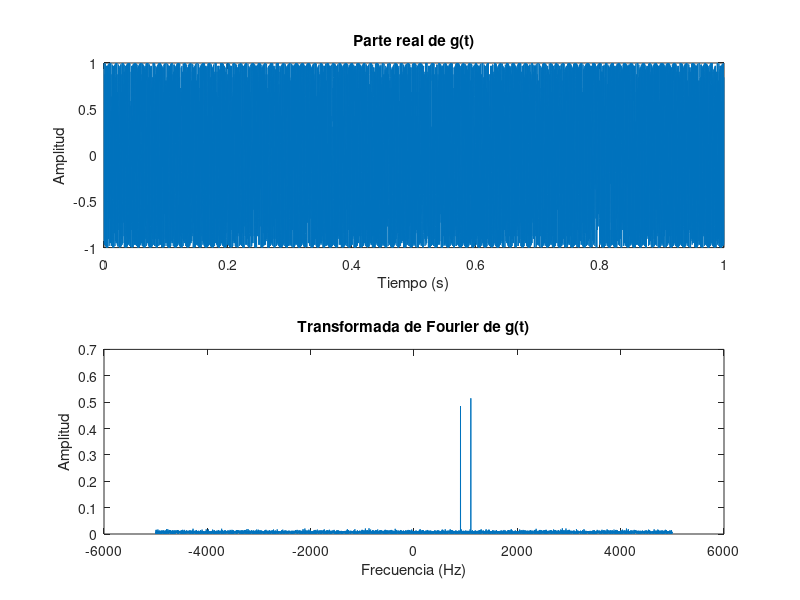

This figure's MATLAB source:
f1 = 900; % Frecuencia para símbolo ’0’
f2 = 1100; % Frecuencia para símbolo ’1’
fs = 10000; % Frecuencia de muestreo en Hz
t = 0:1/fs:1-1/fs; % Vector de tiempo
f = (-fs/2:fs/2-1)/fs * fs; % Eje de frecuencias (espectro)

% Generación de datos binarios aleatorios
data = randi([0 1], 1, length(t));

% Envolvente compleja
g = exp(1j * 2 * pi * f1 * t) .* (data == 0) + exp(1j * 2 * pi * f2 * t) .* (data == 1);

% Transformada de Fourier
G = fftshift(fft(g)); % Transformada de Fourier de la señal

% Gráfico de la señal original y su transformada
figure;
subplot(2, 1, 1);
plot(t, real(g)); % Parte real de g(t)
title('Parte real de g(t)');
xlabel('Tiempo (s)');
ylabel('Amplitud');

subplot(2, 1, 2);
plot(f, abs(G)/length(G)); % Transformada de Fourier normalizada
title('Transformada de Fourier de g(t)');
xlabel('Frecuencia (Hz)');
ylabel('Amplitud');